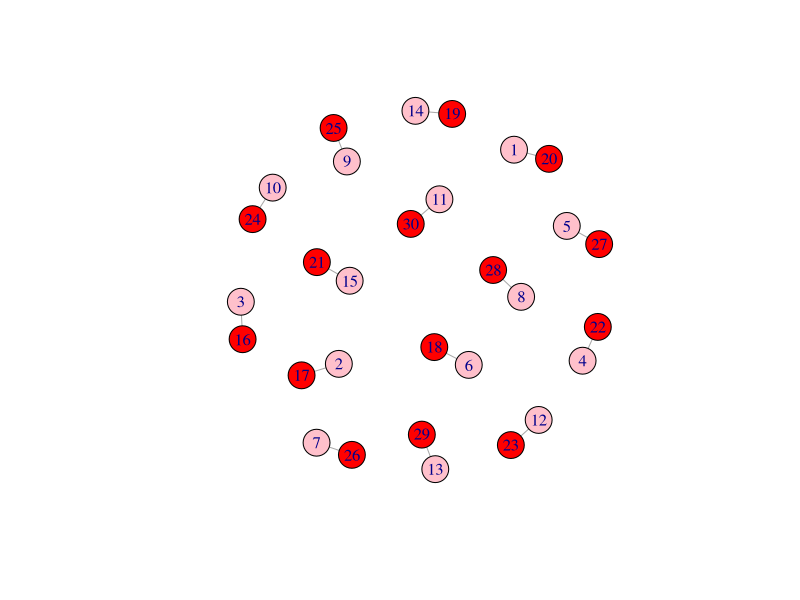

Write the R code that produced this figure.
#
# Sami Hossain
# 02/26/2021
# Custom Implementation of the Gale-Shapley (Matching) Algorithm
#

############
### SETUP ##
############
library(igraph)
set.seed(1001)

#Bipartite sets
set1 <- c(1:15) #vector set 1 (girls)
set2 <- c(16:30)  #vector set 2 (guys)

mat <- matrix(nrow = 30, ncol = 15) #matrix table of priority lists
for(i in 1:30){
  if(i %in% set1){
    mat[i,] <- sample(set2)
  }
  else{
    mat[i,] <- sample(set1)
  }
}

#dp arrays for simulating rounds
prevround<- vector(mode = "list", length = 15)
round<- vector(mode = "list", length = 15)

################
### ALGORITHM ##
################

#returns the girls best choice from the list of guys
bestGuy <- function(list, pref){
  max <- NA
  for(i in 1:length(pref)){
    if(pref[i] %in% list){
      max <- pref[i]
      break
    }
  }
  return(max)
}

repeat{ #every iteration represents a new night
  for(j in 16:30){  #loop through the set of all guys
    indx <- min(which(!is.na(mat[j,]))) #find the next girl on their lists
    round[[mat[j,indx]]] <- c(round[[mat[j,indx]]], j) # to visit tonight
  }
  
   
  for(k in 1:length(round)){  #iterate through the set of girls
    if(!is.null(round[[k]])){  #if there are guys at a certain girls home tonight
      best <- bestGuy(round[[k]],mat[k,])   #find the best guy
      for(m in round[[k]]){
        if(m != best){   #all other guys are rejected
          i <- min(which(!is.na(mat[m,])))  
          mat[m,i] <- NA   #they remove this girl from their own preference lists
        }
      }
    }
  }
  
  if(identical(prevround,round)){ #no one was rejected, implying a perfect matching
    break
  }
  
  prevround <- c(round)  #needed for a stop condition
  round <- vector(mode = "list", length = 15) #new night
}

################
### VISUALIZE ##
################

edges <- matrix(ncol = 2, nrow = 15)  #generate an edge list based on our matching
for(i in 16:30){
  ind <- min(which(!is.na(mat[i,])))
  edges[i-15,1] <- mat[i, ind]
  edges[i-15,2] <- i
}

colors <- ifelse(1:30 %in% set1, "pink", "red")  #separately color bipartite sets
graph <- graph_from_edgelist(edges, directed= FALSE )
plot(graph, vertex.color= colors)
